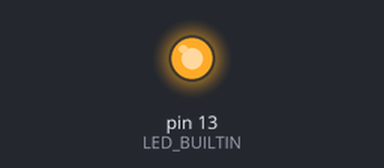
Simulated run of this sketch. Board: Arduino Uno, built with avr-gcc and run on an emulated ATmega328P. Shown: output pins drawn as LEDs (lit = HIGH).

Above: at 1.0 s.
At 3.0 s:
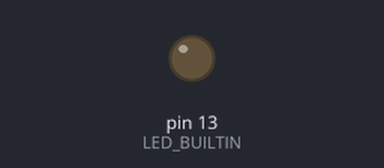
Timing chart, 0 to 5.2 s (numbered marks = the images above):
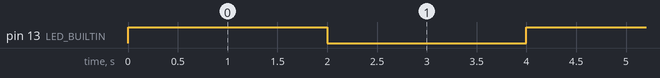

The sketch:

transmit.ino
```cpp
#include <SPI.h>
#include <nRF24L01.h>
#include <RF24.h>

int delayTimer = 2000;

void setup() {
  // put your setup code here, to run once:
  pinMode(LED_BUILTIN,OUTPUT);
}

void loop() {
  // put your main code here, to run repeatedly:
  digitalWrite(LED_BUILTIN,HIGH);
  delay(delayTimer);
  digitalWrite(LED_BUILTIN,LOW);
  delay(delayTimer);
}
```

Measured:
- by itself, pin 13 (LED_BUILTIN): alternates HIGH for 2.0 s and LOW for 2.0 s
